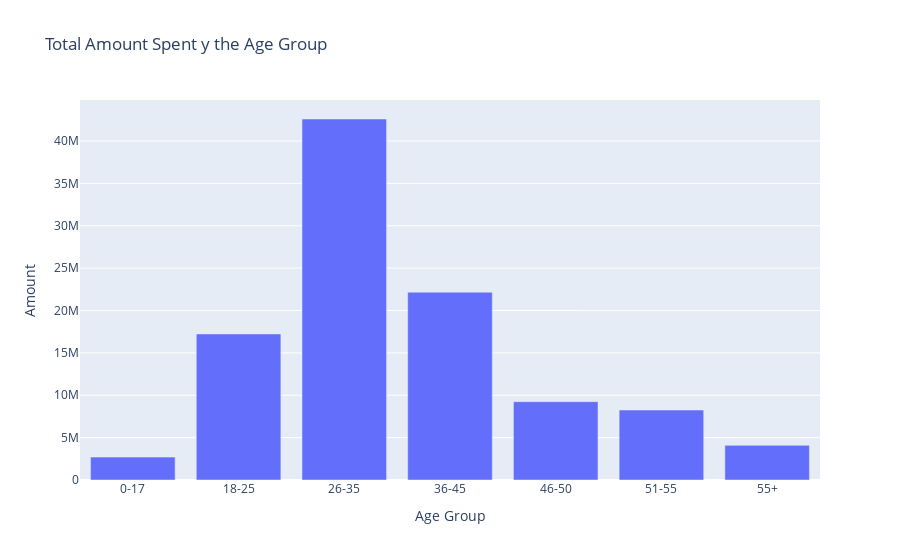

Notebook source saved alongside this figure:
### Code cell
# show on plot
fig=px.bar(Age_Amount,x="Age Group",y="Amount",title="Total Amount Spent y the Age Group")
fig.show()

### Figure 1 — Plotly figure (JSON) as saved in the notebook; plotly's stock layout.template omitted (floating-point values rounded to 4 significant figures)
{"data": [{"alignmentgroup": "True", "hovertemplate": "Age Group=%{x}<br>Amount=%{y}<extra></extra>", "legendgroup": "", "marker": {"color": "#636efa", "pattern": {"shape": ""}}, "name": "", "offsetgroup": "", "orientation": "v", "showlegend": false, "textposition": "auto", "type": "bar", "x": ["0-17", "18-25", "26-35", "36-45", "46-50", "51-55", "55+"], "xaxis": "x", "y": [2699653, 17235530, 42600000.0, 22160000.0, 9246000.0, 8257000.0, 4090000.0], "yaxis": "y"}], "layout": {"autosize": true, "barmode": "relative", "legend": {"tracegroupgap": 0}, "title": {"text": "Total Amount Spent y the Age Group"}, "xaxis": {"anchor": "y", "autorange": true, "domain": [0, 1], "range": [-0.5, 6.5], "title": {"text": "Age Group"}, "type": "category"}, "yaxis": {"anchor": "x", "autorange": true, "domain": [0, 1], "range": [0, 44840000.0], "title": {"text": "Amount"}, "type": "linear"}}}
